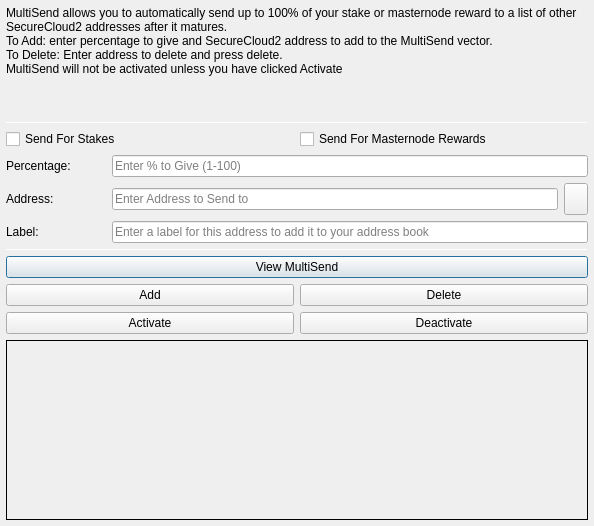
<?xml version="1.0" encoding="UTF-8"?>
<ui version="4.0">
 <class>MultiSendDialog</class>
 <widget class="QDialog" name="MultiSendDialog">
  <property name="windowModality">
   <enum>Qt::NonModal</enum>
  </property>
  <property name="geometry">
   <rect>
    <x>0</x>
    <y>0</y>
    <width>594</width>
    <height>526</height>
   </rect>
  </property>
  <property name="windowTitle">
   <string>MultiSend</string>
  </property>
  <layout class="QVBoxLayout" name="verticalLayout" stretch="0">
   <property name="margin">
    <number>6</number>
   </property>
   <item>
    <layout class="QVBoxLayout" name="verticalLayout_Main" stretch="1,1,1,0,1,1,1">
     <item>
      <widget class="QLabel" name="label_2">
       <property name="lineWidth">
        <number>1</number>
       </property>
       <property name="text">
        <string>MultiSend allows you to automatically send up to 100% of your stake or masternode reward to a list of other SecureCloud2 addresses after it matures.
To Add: enter percentage to give and SecureCloud2 address to add to the MultiSend vector.
To Delete: Enter address to delete and press delete.
MultiSend will not be activated unless you have clicked Activate</string>
       </property>
       <property name="alignment">
        <set>Qt::AlignLeading|Qt::AlignLeft|Qt::AlignTop</set>
       </property>
       <property name="wordWrap">
        <bool>true</bool>
       </property>
      </widget>
     </item>
     <item>
      <widget class="Line" name="line">
       <property name="minimumSize">
        <size>
         <width>0</width>
         <height>1</height>
        </size>
       </property>
       <property name="maximumSize">
        <size>
         <width>16777215</width>
         <height>1</height>
        </size>
       </property>
       <property name="orientation">
        <enum>Qt::Horizontal</enum>
       </property>
      </widget>
     </item>
     <item>
      <layout class="QVBoxLayout" name="verticalLayout_Settings">
       <item>
        <layout class="QHBoxLayout" name="horizontalLayout">
         <item>
          <widget class="QCheckBox" name="multiSendStakeCheckBox">
           <property name="text">
            <string>Send For Stakes</string>
           </property>
          </widget>
         </item>
         <item>
          <widget class="QCheckBox" name="multiSendMasternodeCheckBox">
           <property name="text">
            <string>Send For Masternode Rewards</string>
           </property>
          </widget>
         </item>
        </layout>
       </item>
       <item>
        <layout class="QHBoxLayout" name="horizontalLayout_6">
         <item>
          <widget class="QLabel" name="label">
           <property name="minimumSize">
            <size>
             <width>100</width>
             <height>0</height>
            </size>
           </property>
           <property name="toolTip">
            <string>Percentage of stake to send</string>
           </property>
           <property name="text">
            <string>Percentage:</string>
           </property>
          </widget>
         </item>
         <item>
          <widget class="QLineEdit" name="multiSendPercentEdit">
           <property name="toolTip">
            <string>Enter whole numbers 1 - 100</string>
           </property>
           <property name="placeholderText">
            <string>Enter % to Give (1-100)</string>
           </property>
          </widget>
         </item>
        </layout>
       </item>
       <item>
        <layout class="QHBoxLayout" name="horizontalLayout_7">
         <item>
          <widget class="QLabel" name="label_5">
           <property name="minimumSize">
            <size>
             <width>100</width>
             <height>0</height>
            </size>
           </property>
           <property name="toolTip">
            <string>Address to send portion of stake to</string>
           </property>
           <property name="text">
            <string>Address:</string>
           </property>
          </widget>
         </item>
         <item>
          <widget class="QLineEdit" name="multiSendAddressEdit">
           <property name="toolTip">
            <string/>
           </property>
           <property name="placeholderText">
            <string>Enter Address to Send to</string>
           </property>
          </widget>
         </item>
         <item>
          <widget class="QToolButton" name="addressBookButton">
           <property name="maximumSize">
            <size>
             <width>16777215</width>
             <height>32</height>
            </size>
           </property>
           <property name="toolTip">
            <string>Choose an address from the address book</string>
           </property>
           <property name="text">
            <string/>
           </property>
           <property name="icon">
            <iconset resource="../securecloud2.qrc">
             <normaloff>:/icons/address-book</normaloff>:/icons/address-book</iconset>
           </property>
           <property name="shortcut">
            <string>Alt+A</string>
           </property>
          </widget>
         </item>
        </layout>
       </item>
      </layout>
     </item>
     <item>
      <layout class="QHBoxLayout" name="horizontalLayout_3">
       <item>
        <widget class="QLabel" name="label_3">
         <property name="minimumSize">
          <size>
           <width>100</width>
           <height>0</height>
          </size>
         </property>
         <property name="text">
          <string>Label:</string>
         </property>
        </widget>
       </item>
       <item>
        <widget class="QLineEdit" name="labelAddressLabelEdit">
         <property name="placeholderText">
          <string>Enter a label for this address to add it to your address book</string>
         </property>
        </widget>
       </item>
      </layout>
     </item>
     <item>
      <widget class="Line" name="line_2">
       <property name="minimumSize">
        <size>
         <width>0</width>
         <height>1</height>
        </size>
       </property>
       <property name="maximumSize">
        <size>
         <width>16777215</width>
         <height>1</height>
        </size>
       </property>
       <property name="orientation">
        <enum>Qt::Horizontal</enum>
       </property>
      </widget>
     </item>
     <item>
      <layout class="QVBoxLayout" name="verticalLayout_Buttons">
       <item>
        <layout class="QHBoxLayout" name="horizontalLayout_4">
         <item>
          <widget class="QPushButton" name="viewButton">
           <property name="toolTip">
            <string/>
           </property>
           <property name="statusTip">
            <string>View MultiSend Vector</string>
           </property>
           <property name="text">
            <string>View MultiSend</string>
           </property>
          </widget>
         </item>
        </layout>
       </item>
       <item>
        <layout class="QHBoxLayout" name="horizontalLayout_2">
         <item>
          <widget class="QPushButton" name="addButton">
           <property name="toolTip">
            <string/>
           </property>
           <property name="statusTip">
            <string>Add to MultiSend Vector</string>
           </property>
           <property name="text">
            <string>Add</string>
           </property>
          </widget>
         </item>
         <item>
          <widget class="QPushButton" name="deleteButton">
           <property name="toolTip">
            <string/>
           </property>
           <property name="statusTip">
            <string>Delete Address From MultiSend Vector</string>
           </property>
           <property name="text">
            <string>Delete</string>
           </property>
          </widget>
         </item>
        </layout>
       </item>
       <item>
        <layout class="QHBoxLayout" name="horizontalLayout_5">
         <item>
          <widget class="QPushButton" name="activateButton">
           <property name="statusTip">
            <string>Activate MultiSend</string>
           </property>
           <property name="text">
            <string>Activate</string>
           </property>
          </widget>
         </item>
         <item>
          <widget class="QPushButton" name="disableButton">
           <property name="statusTip">
            <string>Deactivate MultiSend</string>
           </property>
           <property name="text">
            <string>Deactivate</string>
           </property>
          </widget>
         </item>
        </layout>
       </item>
      </layout>
     </item>
     <item>
      <widget class="QLabel" name="message">
       <property name="minimumSize">
        <size>
         <width>0</width>
         <height>180</height>
        </size>
       </property>
       <property name="frameShape">
        <enum>QFrame::Panel</enum>
       </property>
       <property name="frameShadow">
        <enum>QFrame::Plain</enum>
       </property>
       <property name="lineWidth">
        <number>1</number>
       </property>
       <property name="midLineWidth">
        <number>1</number>
       </property>
       <property name="text">
        <string/>
       </property>
       <property name="alignment">
        <set>Qt::AlignLeading|Qt::AlignLeft|Qt::AlignTop</set>
       </property>
       <property name="wordWrap">
        <bool>true</bool>
       </property>
      </widget>
     </item>
    </layout>
   </item>
  </layout>
 </widget>
 <resources>
  <include location="../securecloud2.qrc"/>
 </resources>
 <connections/>
</ui>
